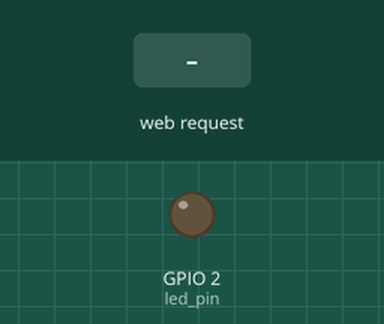
This sketch was run on a simulated ESP32. Parts: output pins drawn as LEDs (lit = HIGH). The test bench sets the inputs (shaded band). What the sketch prints to the serial monitor is not drawn.

Above: at 1.2 s.
1.3 s: HTTP request GET /toggle received
At 1.9 s:
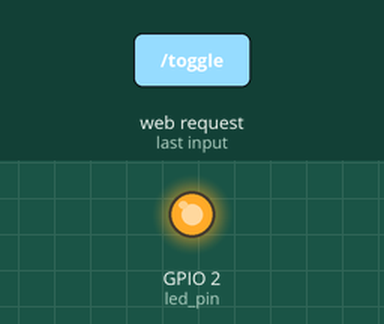
Timing chart, 0 to 4.3 s (numbered marks = the images above; inputs shaded):
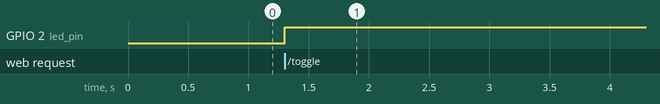

The sketch:

ESP32-AP-ile-led-kontrolu.ino
```cpp
#include <WiFi.h>
#include <WebServer.h>
#include <DNSServer.h>

bool basildi_mi = false;
#define led_pin 2

IPAddress localIP(192, 168, 4, 1);
IPAddress gateway(192, 168, 4, 1);
IPAddress subnet(255, 255, 255, 0);

const char* AP_SSID = "ESP32-localBEBY";
const char* AP_PASS = "12345678";

WebServer server(80);
DNSServer dnsServer;

//HTML kodları
String websayfasi = R"rawliteral(
<!DOCTYPE html>
<html>
<body style="text-align:center; font-size:25px;">
  <h1>ESP32 LED TOGGLE</h1>
  <a href="/toggle"><button>LED DURUM DEĞİŞTİR</button></a>
</body>
</html>
)rawliteral";

void handleRoot(){
  server.send(200, "text/html", websayfasi);
}

void ledDeger(){
  basildi_mi =!basildi_mi;
  server.sendHeader("Location", "/");
  server.send(303);

}


void setup() {
  Serial.begin(115200);
  pinMode(led_pin, OUTPUT);

  WiFi.mode(WIFI_AP);
  WiFi.softAP(AP_SSID, AP_PASS);
  WiFi.softAPConfig(localIP, gateway, subnet);

  Serial.println("ESP32 başlatıldı");
  Serial.print("IP adresi :");
  Serial.println(WiFi.softAPIP());

  /*Gelen tüm istekleri ESP32 ye gönderir*/
  /*ANında web sayfasının açılması için gerelkli*/
  dnsServer.start(53, "*", localIP);
  /*53 genel adres- '*' işareti her şey anlamına geliyormuş */
  /*gideceği adres için localIP yi seçtim*/

  server.on("/", handleRoot);
  server.onNotFound(handleRoot);
  server.on("/toggle", ledDeger);
  server.begin();
}

void loop() {
  dnsServer.processNextRequest();
  server.handleClient();

  if(basildi_mi == true){
    digitalWrite(led_pin, HIGH);

  }else{
    digitalWrite(led_pin, LOW);

  }

}
```

Measured:
- after the input at 1.3 s, GPIO 2 (led_pin): LOW → HIGH at once
